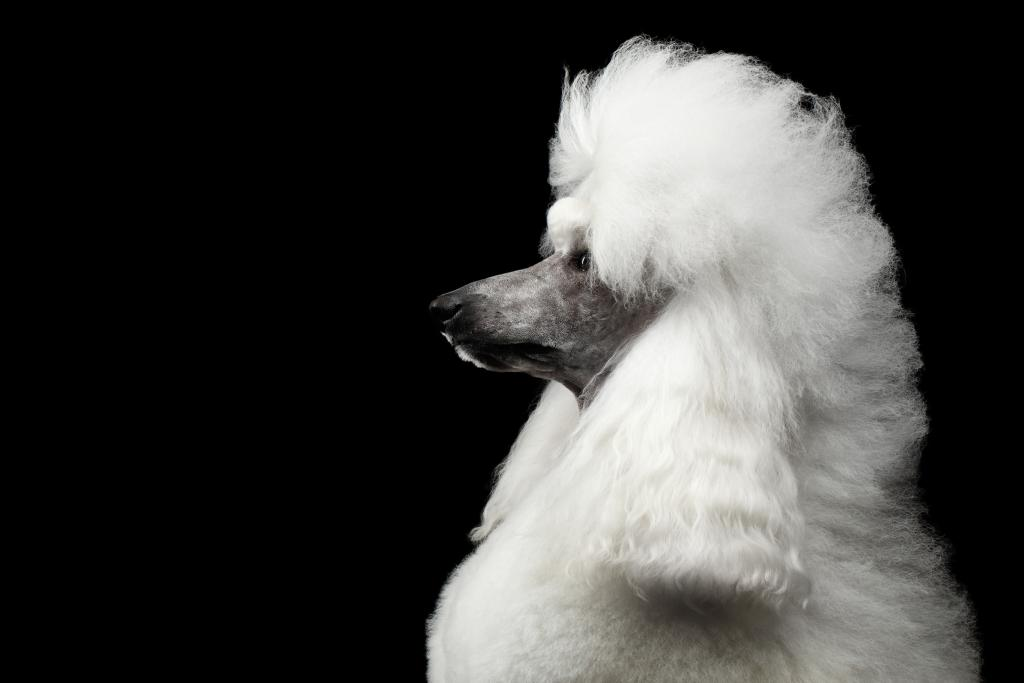
#> input picture Daily/7.25-7.28/code/resnet50_sdk_python_sample/data/test.jpg, 1024 x 683 px
$ python main.py
#> lines starting #> are read from the running program, lines starting #| are printed output that depends on the picture
import numpy as np  # 用于对多维数组进行计算
import cv2  # 图片处理三方库，用于对图片进行前后处理

from mindx.sdk import Tensor  # mxVision 中的 Tensor 数据结构
from mindx.sdk import base  # mxVision 推理接口
from mindx.sdk.base import post  # post.Resnet50PostProcess 为 resnet50 后处理接口


'''初始化资源和变量'''
base.mx_init()  # 初始化 mxVision 资源
#> (this line was passed over: mindx is not available in this run)
pic_path = 'data/test.jpg'  # 单张图片
model_path = "model/resnet50.om"  # 模型路径
device_id = 0  # 指定运算的Device
config_path='utils/resnet50.cfg'  # 后处理配置文件
label_path='utils/resnet50_clsidx_to_labels.names'  # 类别标签文件
img_size = 256

'''前处理'''
img_bgr = cv2.imread(pic_path)
#> img_bgr is the input picture: shape (683, 1024, 3); mean B, G, R 59.9, 61.6, 61.9
img_rgb = img_bgr[:,:,::-1]
img = cv2.resize(img_rgb, (img_size, img_size))  # 缩放到目标大小
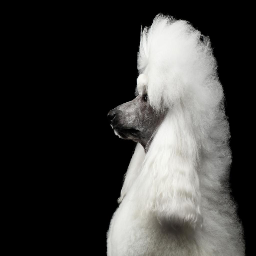
#> img: shape (256, 256, 3); mean R, G, B 61.8, 61.6, 59.9
hw_off = (img_size - 224) // 2  # 对图片进行切分，取中间区域
crop_img = img[hw_off:img_size - hw_off, hw_off:img_size - hw_off, :]
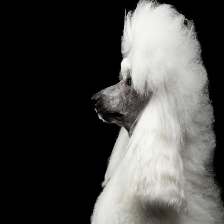
#> crop_img: shape (224, 224, 3); mean R, G, B 74.4, 74.1, 72.2
img = crop_img.astype("float32")  # 转为 float32 数据类型
#> img: shape (224, 224, 3) float32
img[:, :, 0] -= 104  # 常数 104,117,123 用于将图像转换到Caffe模型需要的颜色空间
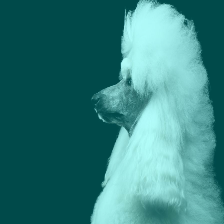
#> img: shape (224, 224, 3) float32; mean R, G, B -29.6, 74.1, 72.2; drawn with min black and max white
img[:, :, 1] -= 117
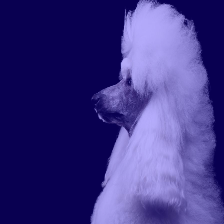
#> img: shape (224, 224, 3) float32; mean R, G, B -29.6, -42.9, 72.2; drawn with min black and max white
img[:, :, 2] -= 123
img = np.expand_dims(img, axis=0)  # 扩展第一维度，适应模型输入
img = img.transpose([0, 3, 1, 2])  # 将 (batch,height,width,channels) 转为 (batch,channels,height,width)
img = np.ascontiguousarray(img)  # 将内存连续排列
#> (the run stopped early here; a loop or call above may not have finished)
